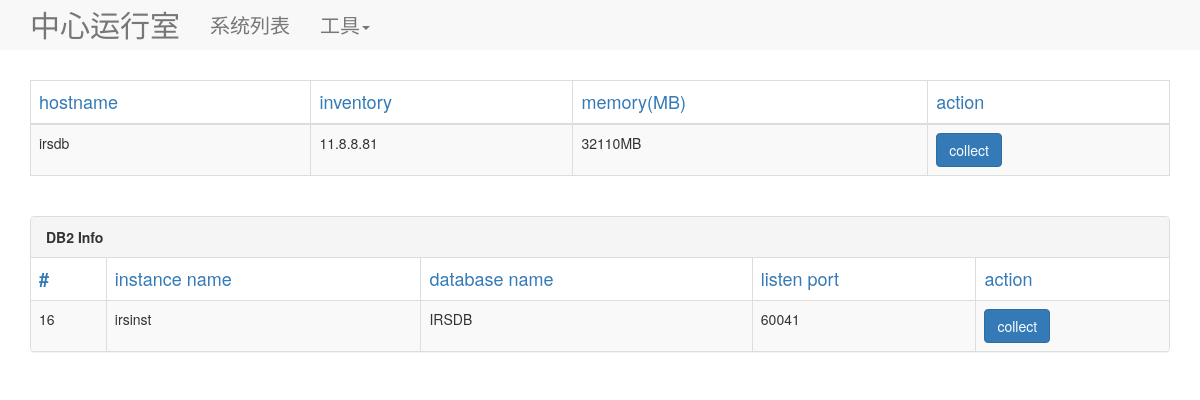
/detail/11.8.8.81, run on the app's committed database.
### modules.py (models this page shows, shortened)
class System(db.Model):
    __tablename__ = 'system'
    inventory = db.Column(db.String(20), primary_key=True)
    hostname = db.Column(db.String(20), nullable=None)
    os_info = db.Column(db.String(20))
    platform = db.Column(db.String(20), nullable=True)
    cpu_num = db.Column(db.Integer)
    memory = db.Column(db.Integer)

class DB2(db.Model):
    __tablename__ = 'db2'
    db2_info_id = db.Column(db.Integer, autoincrement=True, primary_key=True)
    sys_inventory = db.Column(db.String(20), ForeignKey('system.inventory'))
    inst_name = db.Column(db.String(20), nullable=False)
    db_name = db.Column(db.String(20), nullable=False)
    listen_port = db.Column(db.Integer, nullable=False)

### main.py (the view, shortened to what this page needs)
@app.route('/detail/<inventory>')
def detail(inventory=None):
    try:
        system_detail = System.query.filter_by(inventory=inventory).first_or_404()
        was_detail = WebSphere.query.filter_by(sys_inventory=inventory).all()
        db2_detail = DB2.query.filter_by(sys_inventory=inventory).all()
        db.session.commit()
        new_was_detail = WebSphere.query.filter_by(sys_inventory=inventory).all()
        new_db2_detail = DB2.query.filter_by(sys_inventory=inventory).all()
        return render_template("details.html", title="具体信息", system_detail_in=system_detail,
                               was_detail_in=new_was_detail,
                               db2_detail_in=new_db2_detail)
    except Exception as e:
        app.logger.debug(e)
        db.session.rollback()
        return render_template("500.html")

### templates/details.html (shortened to what this page needs)
{% extends "layout.html" %}
{% block body %}
<div class="container theme-showcase">
    <table class="table table-striped table-bordered">
        <thead class="text-primary">
        <tr>
            <td>hostname</td>
            <td>inventory</td>
            <td>memory(MB)</td>
            <td>action</td>
        </tr>
        </thead>
        <tbody>
        <tr>
            <td>{{ system_detail_in.hostname }}</td>
            <td>{{ system_detail_in.inventory }}</td>
            <td>{{ system_detail_in.memory }}MB</td>
            <td>
                <button type="button" classify="sys_collect" data-loading-text="Processing..."
                    class="btn btn-primary" autocomplete="off" sys_inven="{{ system_detail_in.inventory }}">
                  collect
                    </button>
                </td>
        </tr>
        </tbody>
    </table>
    <br/>
    {% if db2_detail_in %}
    <div class="panel panel-default">
        <div class="panel-heading"><b>DB2 Info</b></div>
        <table class="table table-striped table-bordered">
            <thead class="text-primary">
            <tr>
                <td><b>#</b></td>
                <td>instance name</td>
                <td>database name</td>
                <td>listen port</td>
                <td>action</td>
            </tr>
            </thead>
            <tbody>
            {% for one_db2 in db2_detail_in %}
            <tr>
                <td>{{ one_db2.db2_info_id }}</td>
                <td>{{ one_db2.inst_name }}</td>
                <td>{{ one_db2.db_name }}</td>
                <td>{{ one_db2.listen_port }}</td>
                <td>
                    <button type="button" classify="db2_collect" data-loading-text="Processing..."
                            class="btn btn-primary" autocomplete="off" db_inven="{{ system_detail_in.inventory }}"
                            db_name="{{ one_db2.db_name }}" inst_name="{{ one_db2.inst_name }}">collect
                    </button>
                </td>
            </tr>
            {% endfor %}
            </tbody>
        </table>
    </div>
    {% endif %}
</div>
{% endblock %}

### static/css/main.css (style rules this page uses)
thead { font-size: 18px; }
.container { margin-top: 30px; }

### data on the page
System: hostname "irsdb", inventory "11.8.8.81", memory "32110"
DB2: db2_info_id "16", inst_name "irsinst", db_name "IRSDB", listen_port "60041"
